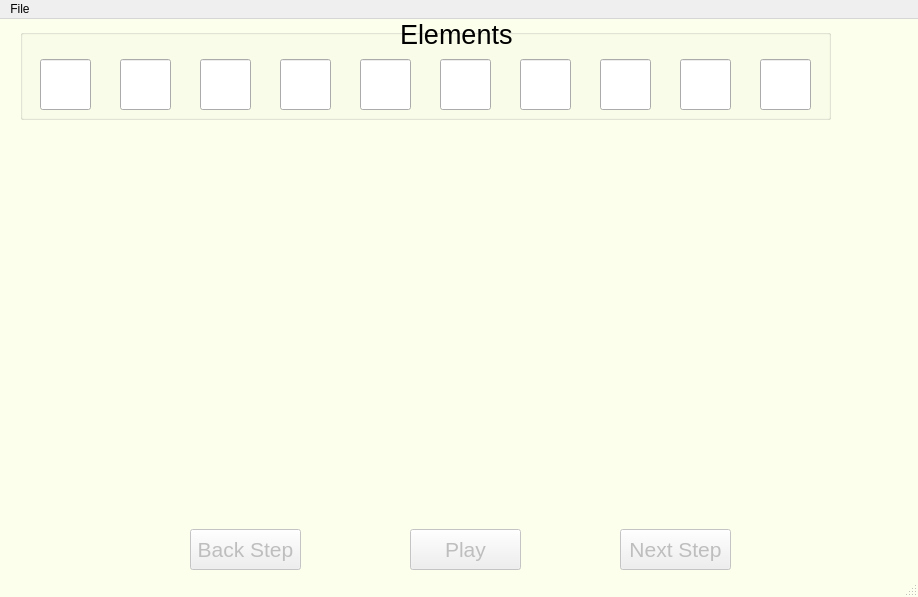
<?xml version="1.0" encoding="UTF-8"?>
<ui version="4.0">
 <class>MainWindow</class>
 <widget class="QMainWindow" name="MainWindow">
  <property name="geometry">
   <rect>
    <x>0</x>
    <y>0</y>
    <width>918</width>
    <height>597</height>
   </rect>
  </property>
  <property name="windowTitle">
   <string>MainWindow</string>
  </property>
  <property name="styleSheet">
   <string notr="true">QMainWindow{
background-color: rgb(251, 255, 235);
}</string>
  </property>
  <widget class="QWidget" name="centralWidget">
   <widget class="QGroupBox" name="groupBox">
    <property name="geometry">
     <rect>
      <x>20</x>
      <y>10</y>
      <width>811</width>
      <height>91</height>
     </rect>
    </property>
    <property name="styleSheet">
     <string notr="true"/>
    </property>
    <property name="title">
     <string/>
    </property>
    <widget class="QLineEdit" name="le_element1">
     <property name="geometry">
      <rect>
       <x>20</x>
       <y>30</y>
       <width>51</width>
       <height>51</height>
      </rect>
     </property>
     <property name="font">
      <font>
       <family>Arial</family>
       <pointsize>18</pointsize>
       <weight>75</weight>
       <bold>true</bold>
      </font>
     </property>
     <property name="layoutDirection">
      <enum>Qt::LeftToRight</enum>
     </property>
     <property name="styleSheet">
      <string notr="true">QLineEdit{
border-color: rgb(219, 249, 255);}</string>
     </property>
     <property name="text">
      <string/>
     </property>
     <property name="alignment">
      <set>Qt::AlignCenter</set>
     </property>
    </widget>
    <widget class="QLineEdit" name="le_element2">
     <property name="geometry">
      <rect>
       <x>100</x>
       <y>30</y>
       <width>51</width>
       <height>51</height>
      </rect>
     </property>
     <property name="font">
      <font>
       <family>Arial</family>
       <pointsize>18</pointsize>
       <weight>75</weight>
       <bold>true</bold>
      </font>
     </property>
     <property name="layoutDirection">
      <enum>Qt::LeftToRight</enum>
     </property>
     <property name="text">
      <string/>
     </property>
     <property name="alignment">
      <set>Qt::AlignCenter</set>
     </property>
    </widget>
    <widget class="QLineEdit" name="le_element4">
     <property name="geometry">
      <rect>
       <x>260</x>
       <y>30</y>
       <width>51</width>
       <height>51</height>
      </rect>
     </property>
     <property name="font">
      <font>
       <family>Arial</family>
       <pointsize>18</pointsize>
       <weight>75</weight>
       <bold>true</bold>
      </font>
     </property>
     <property name="layoutDirection">
      <enum>Qt::LeftToRight</enum>
     </property>
     <property name="text">
      <string/>
     </property>
     <property name="alignment">
      <set>Qt::AlignCenter</set>
     </property>
    </widget>
    <widget class="QLineEdit" name="le_element3">
     <property name="geometry">
      <rect>
       <x>180</x>
       <y>30</y>
       <width>51</width>
       <height>51</height>
      </rect>
     </property>
     <property name="font">
      <font>
       <family>Arial</family>
       <pointsize>18</pointsize>
       <weight>75</weight>
       <bold>true</bold>
      </font>
     </property>
     <property name="layoutDirection">
      <enum>Qt::LeftToRight</enum>
     </property>
     <property name="text">
      <string/>
     </property>
     <property name="alignment">
      <set>Qt::AlignCenter</set>
     </property>
    </widget>
    <widget class="QLineEdit" name="le_element7">
     <property name="geometry">
      <rect>
       <x>500</x>
       <y>30</y>
       <width>51</width>
       <height>51</height>
      </rect>
     </property>
     <property name="font">
      <font>
       <family>Arial</family>
       <pointsize>18</pointsize>
       <weight>75</weight>
       <bold>true</bold>
      </font>
     </property>
     <property name="layoutDirection">
      <enum>Qt::LeftToRight</enum>
     </property>
     <property name="text">
      <string/>
     </property>
     <property name="alignment">
      <set>Qt::AlignCenter</set>
     </property>
    </widget>
    <widget class="QLineEdit" name="le_element6">
     <property name="geometry">
      <rect>
       <x>420</x>
       <y>30</y>
       <width>51</width>
       <height>51</height>
      </rect>
     </property>
     <property name="font">
      <font>
       <family>Arial</family>
       <pointsize>18</pointsize>
       <weight>75</weight>
       <bold>true</bold>
      </font>
     </property>
     <property name="layoutDirection">
      <enum>Qt::LeftToRight</enum>
     </property>
     <property name="text">
      <string/>
     </property>
     <property name="alignment">
      <set>Qt::AlignCenter</set>
     </property>
    </widget>
    <widget class="QLineEdit" name="le_element8">
     <property name="geometry">
      <rect>
       <x>580</x>
       <y>30</y>
       <width>51</width>
       <height>51</height>
      </rect>
     </property>
     <property name="font">
      <font>
       <family>Arial</family>
       <pointsize>18</pointsize>
       <weight>75</weight>
       <bold>true</bold>
      </font>
     </property>
     <property name="layoutDirection">
      <enum>Qt::LeftToRight</enum>
     </property>
     <property name="text">
      <string/>
     </property>
     <property name="alignment">
      <set>Qt::AlignCenter</set>
     </property>
    </widget>
    <widget class="QLineEdit" name="le_element5">
     <property name="geometry">
      <rect>
       <x>340</x>
       <y>30</y>
       <width>51</width>
       <height>51</height>
      </rect>
     </property>
     <property name="font">
      <font>
       <family>Arial</family>
       <pointsize>18</pointsize>
       <weight>75</weight>
       <bold>true</bold>
      </font>
     </property>
     <property name="layoutDirection">
      <enum>Qt::LeftToRight</enum>
     </property>
     <property name="text">
      <string/>
     </property>
     <property name="alignment">
      <set>Qt::AlignCenter</set>
     </property>
    </widget>
    <widget class="QLineEdit" name="le_element9">
     <property name="geometry">
      <rect>
       <x>660</x>
       <y>30</y>
       <width>51</width>
       <height>51</height>
      </rect>
     </property>
     <property name="font">
      <font>
       <family>Arial</family>
       <pointsize>18</pointsize>
       <weight>75</weight>
       <bold>true</bold>
      </font>
     </property>
     <property name="layoutDirection">
      <enum>Qt::LeftToRight</enum>
     </property>
     <property name="text">
      <string/>
     </property>
     <property name="alignment">
      <set>Qt::AlignCenter</set>
     </property>
    </widget>
    <widget class="QLineEdit" name="le_element10">
     <property name="geometry">
      <rect>
       <x>740</x>
       <y>30</y>
       <width>51</width>
       <height>51</height>
      </rect>
     </property>
     <property name="font">
      <font>
       <family>Arial</family>
       <pointsize>18</pointsize>
       <weight>75</weight>
       <bold>true</bold>
      </font>
     </property>
     <property name="layoutDirection">
      <enum>Qt::LeftToRight</enum>
     </property>
     <property name="text">
      <string/>
     </property>
     <property name="alignment">
      <set>Qt::AlignCenter</set>
     </property>
    </widget>
   </widget>
   <widget class="QWidget" name="gridLayoutWidget">
    <property name="geometry">
     <rect>
      <x>20</x>
      <y>120</y>
      <width>871</width>
      <height>381</height>
     </rect>
    </property>
    <layout class="QGridLayout" name="gridLayout">
     <property name="horizontalSpacing">
      <number>6</number>
     </property>
    </layout>
   </widget>
   <widget class="QLabel" name="label">
    <property name="geometry">
     <rect>
      <x>400</x>
      <y>0</y>
      <width>171</width>
      <height>31</height>
     </rect>
    </property>
    <property name="font">
     <font>
      <pointsize>20</pointsize>
     </font>
    </property>
    <property name="text">
     <string>Elements</string>
    </property>
   </widget>
   <widget class="QPushButton" name="pushButton">
    <property name="enabled">
     <bool>false</bool>
    </property>
    <property name="geometry">
     <rect>
      <x>190</x>
      <y>510</y>
      <width>111</width>
      <height>41</height>
     </rect>
    </property>
    <property name="font">
     <font>
      <pointsize>16</pointsize>
     </font>
    </property>
    <property name="layoutDirection">
     <enum>Qt::LeftToRight</enum>
    </property>
    <property name="text">
     <string>Back Step</string>
    </property>
    <property name="checkable">
     <bool>false</bool>
    </property>
   </widget>
   <widget class="QPushButton" name="bt_play">
    <property name="enabled">
     <bool>false</bool>
    </property>
    <property name="geometry">
     <rect>
      <x>410</x>
      <y>510</y>
      <width>111</width>
      <height>41</height>
     </rect>
    </property>
    <property name="font">
     <font>
      <pointsize>16</pointsize>
     </font>
    </property>
    <property name="layoutDirection">
     <enum>Qt::LeftToRight</enum>
    </property>
    <property name="text">
     <string>Play</string>
    </property>
    <property name="checkable">
     <bool>false</bool>
    </property>
   </widget>
   <widget class="QPushButton" name="pushButton_3">
    <property name="enabled">
     <bool>false</bool>
    </property>
    <property name="geometry">
     <rect>
      <x>620</x>
      <y>510</y>
      <width>111</width>
      <height>41</height>
     </rect>
    </property>
    <property name="font">
     <font>
      <pointsize>16</pointsize>
     </font>
    </property>
    <property name="layoutDirection">
     <enum>Qt::LeftToRight</enum>
    </property>
    <property name="text">
     <string>Next Step</string>
    </property>
    <property name="checkable">
     <bool>false</bool>
    </property>
   </widget>
  </widget>
  <widget class="QMenuBar" name="menuBar">
   <property name="geometry">
    <rect>
     <x>0</x>
     <y>0</y>
     <width>918</width>
     <height>21</height>
    </rect>
   </property>
   <widget class="QMenu" name="menuFile">
    <property name="title">
     <string>File</string>
    </property>
    <addaction name="OpenFile"/>
   </widget>
   <addaction name="menuFile"/>
  </widget>
  <widget class="QStatusBar" name="statusBar"/>
  <action name="OpenFile">
   <property name="text">
    <string>Open </string>
   </property>
  </action>
 </widget>
 <layoutdefault spacing="6" margin="11"/>
 <resources/>
 <connections/>
</ui>
